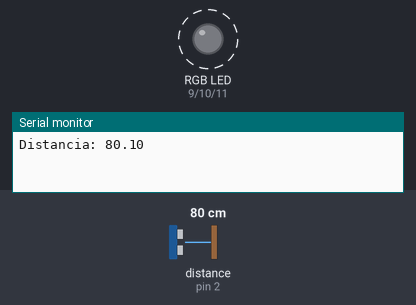
A sketch run on a simulated Arduino Uno, built with avr-gcc and run on an emulated ATmega328P. Shown: an RGB LED mixed from three pins (HIGH = lit), the last lines printed to the serial monitor. Wiring (inferred from the names in the program): ultrasonic range finder: trigger pin 3; echo pin 2. Dashed ring = blinking. The test bench sets the inputs (shaded band); at power-on: distance to the obstacle (sensor on pin 2) 80 cm. The echo pulse lasts 58.3 µs per cm; pins used as bus, display or sensor lines are not drawn.

Above: at 0.9 s.
2.5 s: distance to the obstacle (sensor on pin 2) set to 32 cm
At 3.37 s:
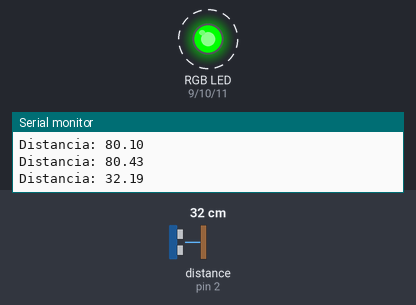
6.0 s: distance to the obstacle (sensor on pin 2) set to 26 cm
At 6.55 s:
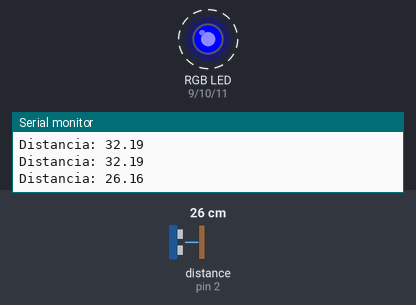
9.5 s: distance to the obstacle (sensor on pin 2) set to 12 cm
13.0 s: distance to the obstacle (sensor on pin 2) set to 9 cm
16.5 s: distance to the obstacle (sensor on pin 2) set to 35 cm
At 16.8 s:
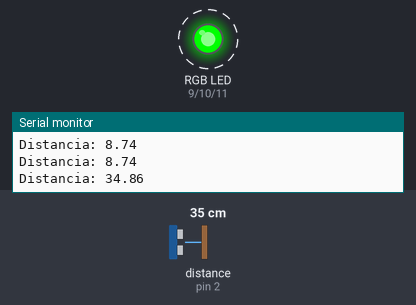
20.0 s: distance to the obstacle (sensor on pin 2) set to 4 cm
At 20.36 s:
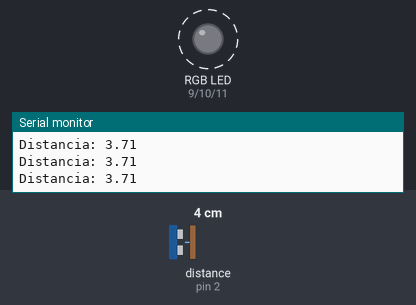
Timing chart, 0 to 24.5 s (numbered marks = the images above; inputs shaded):
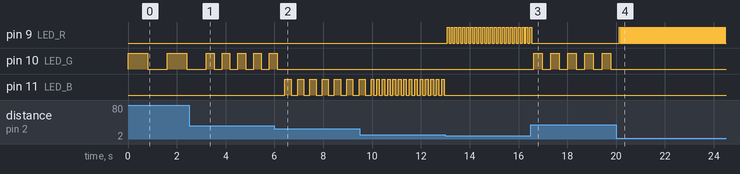

The sketch:

P2A0_04_LED_RGB_RETO_1.ino.ino
```cpp
// Definir pines
#define trigPin 3
#define echoPin 2
#define redPin 9
#define greenPin 10
#define bluePin 11
int TRIG = 3;
int ECO = 2;
int LED_R = 9;
int LED_G = 10;
int LED_B = 11;

float DURACION;
float DISTANCIA;

void setup() {
  pinMode(TRIG, OUTPUT);
  pinMode(ECO, INPUT);
  pinMode(LED_R, OUTPUT);
  pinMode(LED_G, OUTPUT);
  pinMode(LED_B, OUTPUT);
  Serial.begin(9600);
}

void loop() {
  // Generar pulso de disparo para el sensor ultrasónico
  digitalWrite(TRIG, HIGH);
  delayMicroseconds(10);
  digitalWrite(TRIG, LOW);

  // Leer el tiempo de eco del sensor ultrasónico
  DURACION = pulseIn(ECO, HIGH);

  // Calcular la distancia en centímetros
  DISTANCIA = DURACION / 58.0;

  // Imprimir la distancia en la consola serial
  Serial.print("Distancia: ");
  Serial.println(DISTANCIA);

  // Configurar los valores del LED RGB en función de la distancia medida
  if(DISTANCIA >= 30) { // distancia lejana
    digitalWrite(LED_R, LOW);
    digitalWrite(LED_G, HIGH);
    digitalWrite(LED_B, LOW);
     delay(map(DISTANCIA, 2, 10, 20, 100));
    digitalWrite(LED_G, LOW);
    delay(map(DISTANCIA, 2, 10, 20, 100));


  } else if(DISTANCIA > 10 && DISTANCIA < 30){ // distancia media
    digitalWrite(LED_R, LOW);
    digitalWrite(LED_G, 0);
    digitalWrite(LED_B, 255);

    delay(map(DISTANCIA, 2, 10, 20, 100));
    digitalWrite(LED_B, LOW);
    delay(map(DISTANCIA, 2, 10, 20, 100));
  } else if(DISTANCIA >= 2 && DISTANCIA <= 10){ // distancia cercana
    digitalWrite(LED_G, 0);
    digitalWrite(LED_B, 0);
    digitalWrite(LED_R, HIGH);
    delay(map(DISTANCIA, 2, 10, 20, 100)); // Parpadeo más rápido conforme se acerca el objeto
    digitalWrite(LED_R, LOW);
    delay(map(DISTANCIA, 2, 10, 20, 100));
  } else { // demasiado cerca
    digitalWrite(LED_R, HIGH);
    digitalWrite(LED_G, LOW);
    digitalWrite(LED_B, LOW);
  }
}
```

Measured:
- the behaviour switches between 30 and 29 cm on distance to the obstacle (sensor on pin 2) (found by bisection; images 1 and 2)
- after the input at 2.5 s, pin 10 (LED_G): alternates HIGH for 0.32 s and LOW for 0.32 s, starting after 1.0 s
- after the input at 6.0 s, pin 10 (LED_G): goes on until 6.1 s, then stays LOW; pin 11 (LED_B): alternates HIGH for 0.25 s and LOW for 0.25 s, starting after 0.43 s
- after the input at 13.0 s, pin 9 (LED_R): alternates HIGH for 0.08 s and LOW for 0.08 s, starting after 0.07 s; pin 11 (LED_B): stops changing and stays LOW
- after the input at 16.5 s, pin 9 (LED_R): goes on until 16.5 s, then stays LOW; pin 10 (LED_G): alternates HIGH for 0.35 s and LOW for 0.35 s, starting after 0.13 s
- after the input at 20.0 s, pin 9 (LED_R): alternates HIGH for 0.03 s and LOW for 0.03 s, starting after 0.12 s; pin 10 (LED_G): stops changing and stays LOW
- by itself, pin 10 (LED_G): alternates HIGH for 0.80 s and LOW for 0.81 s
